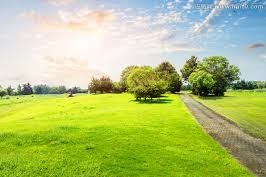
%> input picture imgA.jpg, 266 x 177 px
$ octave week5_hsi.m   (GNU Octave 9; MATLAB toolbox functions it lacks are replaced by stand-ins)
%> lines starting %> are read from the running program, lines starting %| are printed output that depends on the picture
### GetHist.m
function [hist,cdf] = GetHist(img)
    hist = zeros(1,256);
    cdf = zeros(1,256);
    [M,N] = size(img);
    for m = 1 : 1 : M
       for n = 1 : 1 : N
            hist(img(m,n)+1) = hist(img(m,n)+1) + 1;
       end
    end
    hist = hist/(M*N);
    cdf(1) = hist(1);
    for m = 2 : 1 : 256
        cdf(m) = cdf(m-1) + hist(m);
    end
end

### week5_hsi.m
clear all,close all,clc;
imgA = imread('imgA.jpg');
%> imgA is the input picture: size 177x266x3 uint8; mean R, G, B 176.3, 193.3, 119.3
imgB = imread('imgB.jpg');
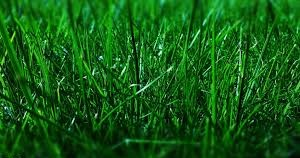
%> input picture imgB.jpg, 300 x 158 px
%> imgB is the input picture: size 158x300x3 uint8; mean R, G, B 20.7, 90.9, 21.6
[M1,N1,K1] = size(imgA);
%> M1 = 177; N1 = 266; K1 = 3
[M2,N2,K2] = size(imgB);
%> M2 = 158; N2 = 300; K2 = 3
imgA2B = zeros(M1,N1,K1);
imgB2A = zeros(M2,N2,K2);
imgA = double(imgA);
%> imgA: size 177x266x3 double
imgB = double(imgB);
%> imgB: size 158x300x3 double
imgA = rgb2hsv(imgA);
%> imgA: size 177x266x3 double; mean H, S, V 0.3, 0.5, 200
imgB = rgb2hsv(imgB);
%> imgB: size 158x300x3 double; mean H, S, V 0.3, 0.8, 90.9
imgA(:,:,1) = floor(255*imgA(:,:,1));
%> imgA: size 177x266x3 double; mean H, S, V 67.6, 0.5, 200
imgA(:,:,2) = floor(255*imgA(:,:,2));
%> imgA: size 177x266x3 double; mean H, S, V 67.6, 123.1, 200
imgB(:,:,1) = floor(255*imgB(:,:,1));
%> imgB: size 158x300x3 double; mean H, S, V 85.1, 0.8, 90.9
imgB(:,:,2) = floor(255*imgB(:,:,2));
%> imgB: size 158x300x3 double; mean H, S, V 85.1, 212.6, 90.9
histA = zeros(256,3);
histA2B = zeros(256,3);
cdfA = zeros(256,3);
mapA2B = zeros(256,3);
histB = zeros(256,3);
histB2A = zeros(256,3);
cdfB = zeros(256,3);
mapB2A = zeros(256,3);
for k = 1 : 1 : 3
    [histA(:,k),cdfA(:,k)] = GetHist(imgA(:,:,k));
    [histB(:,k),cdfB(:,k)] = GetHist(imgB(:,:,k));
end
%> after the loop, cdfA = 256 rows, first 12: [0.00818 0.00164 0; 0.00818 0.00164 4.25e-05; 0.00867 0.00684 0.000106; 0.0115 0.0165 0.00017; 0.0119 0.0187 0.000255; 0.0119 0.0333 0.000276; 0.0137 0.0472 0.00034; 0.0195 0.0551 0.000446; 0.0321 0.0664 0.000552; 0.0321 0.0769 0.000701; 0.0354 0.0922 0.000913; 0.0414 0.113 0.00104]; cdfB = 256 rows, first 12: [0 0 0; 0 0 0; 0 0 0; 0 0 0; 0 0 0; 0 0 0; 0 0 0; 0 0 0; 0 0 0; 0 0 2.11e-05; 0 0 4.22e-05; 0 0 6.33e-05]; histA = 256 rows, first 12: [0.00818 0.00164 0; 0 0 4.25e-05; 0.000489 0.0052 6.37e-05; 0.0028 0.00966 6.37e-05; 0.000425 0.00219 8.5e-05; 4.25e-05 0.0147 2.12e-05; 0.00172 0.0138 6.37e-05; 0.00586 0.00792 0.000106; 0.0126 0.0113 0.000106; 6.37e-05 0.0104 0.000149; 0.00327 0.0153 0.000212; 0.00595 0.0211 0.000127]; histB = 256 rows, first 12: [0 0 0; 0 0 0; 0 0 0; 0 0 0; 0 0 0; 0 0 0; 0 0 0; 0 0 0; 0 0 0; 0 0 2.11e-05; 0 0 2.11e-05; 0 0 2.11e-05]
for k = 1 : 1 : 3
    for a = 1 : 1 : 256
        for b = 1 : 1 : 255
            if (b == 1)&&(cdfA(a,k)<=cdfB(b,k))
                mapA2B(a,k) = 1;
                break;
            end
            if (cdfA(a,k) <= cdfB(b+1,k))&&(cdfA(a,k) >= cdfB(b,k))
               if cdfA(a,k)<=(cdfB(b+1,k)+cdfB(b,k))
                   mapA2B(a,k) = b;
                   break;
               else
                   mapA2B(a,k) = b+1;
                   break;
               end
            end
        end
    end
end
%> after the loop, mapA2B = 256 rows, first 12: [77 67 1; 77 67 11; 77 85 12; 78 101 12; 78 104 13; 78 118 13; 78 128 14; 79 132 15; 80 138 15; 80 143 16; 80 149 17; 80 156 17]
for k = 1 : 1 : 3
    for b = 1 : 1 : 256
        for a = 1 : 1 : 255
            if (a == 1)&&(cdfB(b,k)<=cdfA(a,k))
                mapB2A(b,k) = 1;
                break;
            end
            if (cdfB(b,k) <= cdfA(a+1,k))&&(cdfB(b,k) >= cdfA(a,k))
               if cdfB(b,k)<=(cdfA(a+1,k)+cdfA(a,k))
                   mapB2A(b,k) = a;
                   break;
               else
                   mapB2A(b,k) = a+1;
                   break;
               end
            end
        end
    end
end
%> after the loop, mapB2A = 256 rows, first 12: [1 1 1; 1 1 1; 1 1 1; 1 1 1; 1 1 1; 1 1 1; 1 1 1; 1 1 1; 1 1 1; 1 1 1; 1 1 1; 1 1 2]
for k = 1 : 1 : 3
    for m = 1 : 1 : M1
        for n = 1 : 1 : N1
            imgA2B(m,n,k) = mapA2B(imgA(m,n,k)+1,k);
        end
    end
    for m = 1 : 1 : M2
        for n = 1 : 1 : N2
            imgB2A(m,n,k) = mapB2A(imgB(m,n,k)+1,k);
        end
    end
end
%> imgA2B: size 177x266x3 double; mean H, S, V 85.3, 202, 92.9
%> imgB2A: size 158x300x3 double; mean H, S, V 72.9, 128.3, 200.6
for k = 1 : 1 : 3
    histA2B(:,k) = GetHist(imgA2B(:,:,k));
    histB2A(:,k) = GetHist(imgB2A(:,:,k));
end
%> after the loop, histA2B = 256 rows, first 12: [0 0.0446 0; 0 0 0; 0 0 0; 0 0 0; 0 0 0; 0 0 0; 0 0 0; 0 0 0; 0 0 0; 0 0 0; 0 0 0; 0 0 4.25e-05]; histB2A = 256 rows, first 12: [4.22e-05 0 0.000717; 0.00565 0.0016 4.22e-05; 0 0.00517 2.11e-05; 0.00369 0.00918 0; 0 0.00259 0.000127; 0 0.0142 0; 0 0.0142 0.000148; 0.00703 0.00675 6.33e-05; 0.0147 0.0119 0; 0 0.0111 0.000253; 0 0.0145 0.000211; 0 0.0195 0]
imgA(:,:,1) = imgA(:,:,1)/255;
%> imgA: size 177x266x3 double; mean H, S, V 0.3, 123.1, 200
imgA(:,:,2) = imgA(:,:,2)/255;
%> imgA: size 177x266x3 double; mean H, S, V 0.3, 0.5, 200
imgB(:,:,1) = imgB(:,:,1)/255;
%> imgB: size 158x300x3 double; mean H, S, V 0.3, 212.6, 90.9
imgB(:,:,2) = imgB(:,:,2)/255;
%> imgB: size 158x300x3 double; mean H, S, V 0.3, 0.8, 90.9
imgA = hsv2rgb(imgA);
imgB = hsv2rgb(imgB);
imgA2B(:,:,1) = imgA2B(:,:,1)/255;
%> imgA2B: size 177x266x3 double; mean H, S, V 0.3, 202, 92.9
imgA2B(:,:,2) = imgA2B(:,:,2)/255;
%> imgA2B: size 177x266x3 double; mean H, S, V 0.3, 0.8, 92.9
imgB2A(:,:,1) = imgB2A(:,:,1)/255;
%> imgB2A: size 158x300x3 double; mean H, S, V 0.3, 128.3, 200.6
imgB2A(:,:,2) = imgB2A(:,:,2)/255;
%> imgB2A: size 158x300x3 double; mean H, S, V 0.3, 0.5, 200.6
imgA2B = hsv2rgb(imgA2B);
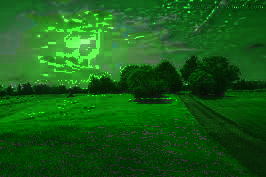
%> imgA2B: size 177x266x3 double; mean R, G, B 22.9, 92.9, 22.7
imgB2A = hsv2rgb(imgB2A);
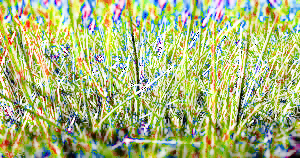
%> imgB2A: size 158x300x3 double; mean R, G, B 170.1, 183.5, 124.6; drawn with min black and max white
figure;
subplot(2,3,1);
stem(histA(:,1));
title('A original:Channel H');
subplot(2,3,2);
stem(histA(:,2));
title('A original:Channel S');
subplot(2,3,3);
stem(histA(:,3));
title('A original:Channel I');
subplot(2,3,4);
stem(histA2B(:,1));
title('A in style B:Channel H');
subplot(2,3,5);
stem(histA2B(:,2));
title('A in style B:Channel S');
subplot(2,3,6);
stem(histA2B(:,3));
title('A in style B:Channel I');
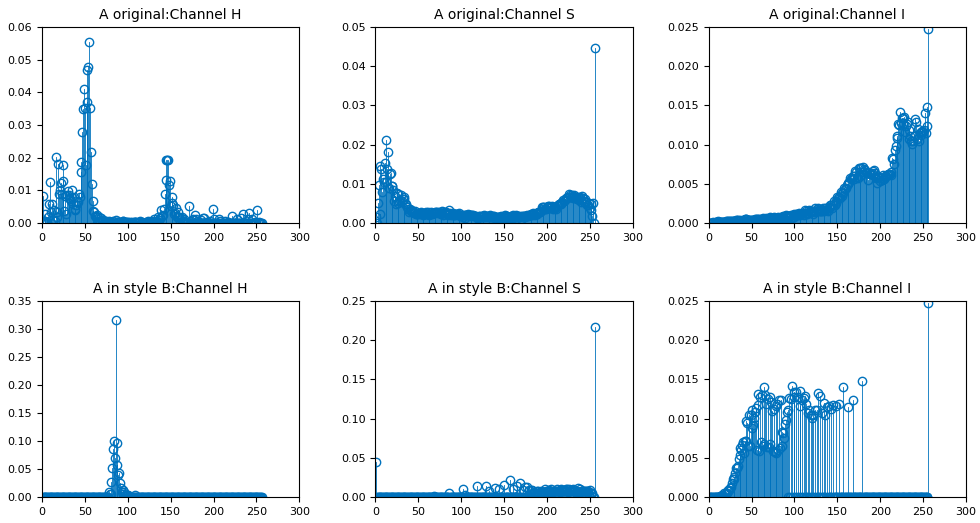
%> figure redrawn from the program's plot data, 6 panels; panel 1: highest point at x = 55, y = 0.0553; panel 2: highest point at x = 256, y = 0.0446; panel 3: highest point at x = 256, y = 0.0247; panel 4: highest point at x = 86, y = 0.315

figure;
subplot(2,3,1);
stem(histB(:,1));
title('B original:Channel H');
subplot(2,3,2);
stem(histB(:,2));
title('B original:Channel S');
subplot(2,3,3);
stem(histB(:,3));
title('B original:Channel I');
subplot(2,3,4);
stem(histB2A(:,1));
title('B in style A:Channel H');
subplot(2,3,5);
stem(histB2A(:,2));
title('B in style A:Channel S');
subplot(2,3,6);
stem(histB2A(:,3));
title('B in style A:Channel I');
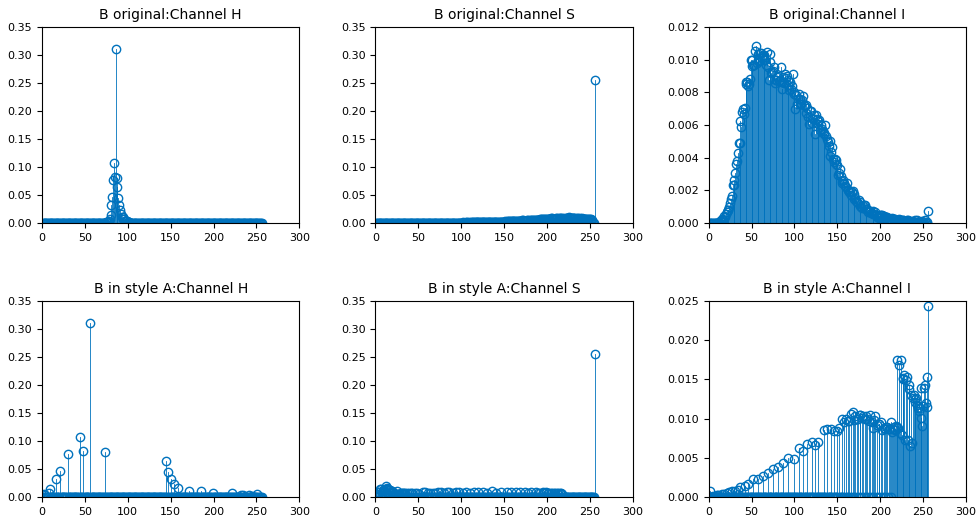
%> figure redrawn from the program's plot data, 6 panels; panel 1: highest point at x = 86, y = 0.311; panel 2: highest point at x = 256, y = 0.256; panel 3: highest point at x = 55, y = 0.0109; panel 4: highest point at x = 56, y = 0.311

figure;
subplot(2,2,1);
imshow(uint8(imgA));
title('Original Image A');
subplot(2,2,2);
imshow(uint8(imgB));
title('Original Image B');
subplot(2,2,3);
imshow(uint8(imgA2B));
title('Image A in style B');
subplot(2,2,4);
imshow(uint8(imgB2A));
title('Image B in style A');
